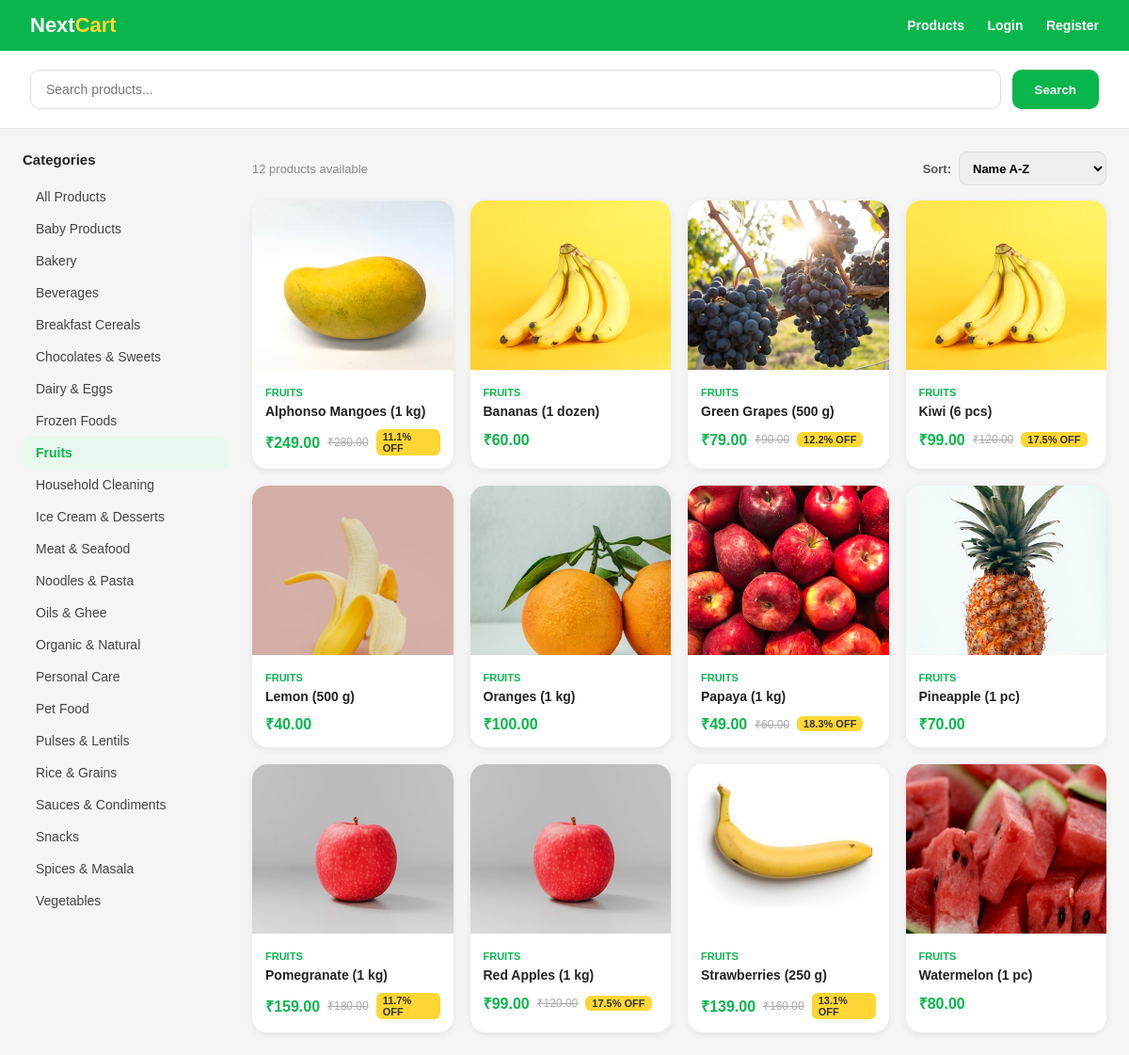
Page /products/?category=fruits on the committed database.
### apps/products/models.py (models this page shows, shortened)
class Category(models.Model):
    name = models.CharField(max_length=100, unique=True, db_index=True)
    slug = models.SlugField(max_length=120, unique=True, db_index=True, blank=True)
    description = models.TextField(blank=True, null=True)
    is_active = models.BooleanField(default=True)
    created_at = models.DateTimeField(auto_now_add=True)
    updated_at = models.DateTimeField(auto_now=True)
    class Meta:
        db_table = 'categories'
        verbose_name = 'Category'
        verbose_name_plural = 'Categories'
        ordering = ['name']
    def __init__(self, *args, **kwargs):
        super().__init__(*args, **kwargs)
        self.__original_name = self.name

class Product(models.Model):
    category = models.ForeignKey(
        Category,
        on_delete=models.PROTECT,
        related_name='products'
    )
    name = models.CharField(max_length=255, db_index=True)
    slug = models.SlugField(max_length=300, unique=True, blank=True, db_index=True)
    sku = models.CharField(max_length=100, unique=True, blank=True)
    description = models.TextField(blank=True, null=True)
    price = models.DecimalField(max_digits=10, decimal_places=2)
    sale_price = models.DecimalField(max_digits=10, decimal_places=2, blank=True, null=True)
    stock_quantity = models.PositiveIntegerField(default=0)
    is_available = models.BooleanField(default=True)
    created_at = models.DateTimeField(auto_now_add=True)
    updated_at = models.DateTimeField(auto_now=True)
    class Meta:
        db_table = 'products'
        ordering = ['name']
        verbose_name = 'Product'
        verbose_name_plural = 'Products'
    def __init__(self, *args, **kwargs):
        super().__init__(*args, **kwargs)
        self.__original_name = self.name
    @property
    def in_stock(self):
        return self.is_available and self.stock_quantity > 0
    @property
    def effective_price(self):
        return self.sale_price if self.sale_price else self.price
    @property
    def discount_percentage(self):
        if self.sale_price and self.sale_price < self.price:
            return round((1 - self.sale_price / self.price) * 100, 1)
        return 0

class ProductImage(models.Model):
    product = models.ForeignKey(
        Product,
        on_delete=models.CASCADE,
        related_name='images'
    )
    image = models.ImageField(upload_to='products/%Y/%m/')
    is_primary = models.BooleanField(default=False)
    created_at = models.DateTimeField(auto_now_add=True)
    class Meta:
        db_table = 'product_images'

### apps/products/views.py (the view)
# urls.py: path('', views.ProductListView.as_view(), name='product_list'),
class ProductListView(View):
    def get(self, request):
        products = Product.objects.filter(is_available=True).select_related('category').prefetch_related('images')
        category_slug = request.GET.get('category')
        selected_category = None
        if category_slug:
            selected_category = get_object_or_404(Category, slug=category_slug, is_active=True)
            products = products.filter(category=selected_category)
        query = request.GET.get('q')
        if query:
            products = products.filter(name__icontains=query)
        sort = request.GET.get('sort', 'name')
        sort_map = {
            'price_asc':  'price',
            'price_desc': '-price',
            'newest':     '-created_at',
            'name':       'name',
        }
        products = products.order_by(sort_map.get(sort, 'name'))
        paginator = Paginator(products, 12)
        page = request.GET.get('page', 1)
        products = paginator.get_page(page)
        categories = Category.objects.filter(is_active=True)
        context = {
            'products': products,
            'categories': categories,
            'selected_category': selected_category,
            'query': query or '',
            'sort': sort,
        }
        return render(request, 'products/product_list.html', context)

### templates/products/product_list.html (shortened to what this page needs)
{% load static %}
<!DOCTYPE html>
<html lang="en">
<head>
    <link rel="stylesheet" href="{% static 'css/products/product_list.css' %}">
</head>
<body>
<nav class="navbar">
    <a href="/" class="logo">Next<span>Cart</span></a>
    <div class="nav-links">
        <a href="{% url 'products:product_list' %}">Products</a>
        {% if request.user.is_authenticated %}
            <a href="{% url 'accounts:logout' %}">Logout</a>
        {% else %}
            <a href="{% url 'accounts:login' %}">Login</a>
            <a href="{% url 'accounts:register' %}">Register</a>
        {% endif %}
    </div>
</nav>
<div class="search-bar">
    <form method="GET" style="display:flex;flex:1;gap:12px;">
        <input type="text" name="q" value="{{ query }}" placeholder="Search products...">
        <button type="submit">Search</button>
    </form>
</div>
<div class="container">
    <div class="sidebar">
        <h3>Categories</h3>
        <ul class="category-list">
            <li>
                <a href="{% url 'products:product_list' %}"
                   class="{% if not selected_category %}active{% endif %}">
                   All Products
                </a>
            </li>
            {% for cat in categories %}
            <li>
                <a href="{% url 'products:product_list' %}?category={{ cat.slug }}"
                   class="{% if selected_category.slug == cat.slug %}active{% endif %}">
                   {{ cat.name }}
                </a>
            </li>
            {% endfor %}
        </ul>
    </div>
    <div class="main">
        <div class="results-info" style="display:flex;align-items:center;justify-content:space-between;margin-bottom:16px;flex-wrap:wrap;gap:10px;">
            <span>
                {% if query %}
                    "{{ query }}" ke liye {{ products.paginator.count }} result{{ products.paginator.count|pluralize }}
                {% else %}
                    {{ products.paginator.count }} product{{ products.paginator.count|pluralize }} available
                {% endif %}
            </span>
            <form method="GET" style="display:flex;align-items:center;gap:8px;">
                <label style="font-size:13px;font-weight:600;color:#555;">Sort:</label>
                <select name="sort" onchange="this.form.submit()"
                    style="height:36px;padding:0 10px;border:1.5px solid #ddd;border-radius:9px;font-size:13px;font-weight:600;outline:none;cursor:pointer;">
                    <option value="name"       {% if sort == 'name' %}selected{% endif %}>Name A-Z</option>
                </select>
            </form>
        </div>
        {% if products %}
        <div class="products-grid">
            {% for product in products %}
            <a href="{% url 'products:product_detail' product.slug %}"
               class="product-card {% if not product.in_stock %}out-of-stock{% endif %}">
                {% with product.images.all as imgs %}
                    {% if imgs %}
                        <img src="{{ imgs.0.image.url }}" alt="{{ product.name }}">
                    {% else %}
                        <div class="no-image">No Image</div>
                    {% endif %}
                {% endwith %}
                <div class="card-body">
                    <div class="category-tag">{{ product.category.name }}</div>
                    <div class="name">{{ product.name }}</div>
                    <div class="price-row">
                        <span class="price">₹{{ product.effective_price }}</span>
                        {% if product.sale_price %}
                            <span class="original-price">₹{{ product.price }}</span>
                            <span class="badge">{{ product.discount_percentage }}% OFF</span>
                        {% endif %}
                    </div>
                </div>
            </a>
            {% endfor %}
        </div>
        {% else %}
        <div class="empty">
            <h3>Koi product nahi mila</h3>
            <p>Search ya category change karo</p>
        </div>
        {% endif %}
    </div>
</div>
</body>
</html>

### static/css/products/product_list.css (style rules this page uses)
* { margin: 0; padding: 0; box-sizing: border-box; font-family: Arial, sans-serif; }
body { background: #f5f5f5; }
.navbar { background: #08b64c; padding: 14px 32px; display: flex; align-items: center; justify-content: space-between; }
.navbar .logo { color: #fff; font-size: 22px; font-weight: 900; text-decoration: none; }
.navbar .logo span { color: #ffd633; }
.nav-links a { color: #fff; text-decoration: none; margin-left: 20px; font-weight: 600; font-size: 14px; }
.search-bar { background: #fff; padding: 20px 32px; border-bottom: 1px solid #e8e8e8; display: flex; gap: 12px; }
.search-bar input { flex: 1; height: 42px; padding: 0 16px; border: 1px solid #ddd; border-radius: 10px; font-size: 14px; outline: none; }
.search-bar button { height: 42px; padding: 0 24px; background: #08b64c; color: #fff; border: none; border-radius: 10px; font-weight: 700; cursor: pointer; }
.container { display: flex; max-width: 1400px; margin: 24px auto; padding: 0 24px; gap: 24px; }
.sidebar { width: 220px; flex-shrink: 0; }
.sidebar h3 { font-size: 15px; font-weight: 800; margin-bottom: 14px; color: #222; }
.category-list { list-style: none; }
.category-list li a { display: block; padding: 9px 14px; border-radius: 10px; text-decoration: none; color: #444; font-size: 14px; font-weight: 500; }
.category-list li a:hover, .category-list li a.active { background: #e8f9ef; color: #08b64c; font-weight: 700; }
.main { flex: 1; }
.results-info { font-size: 13px; color: #888; margin-bottom: 16px; }
.products-grid { display: grid; grid-template-columns: repeat(auto-fill, minmax(200px, 1fr)); gap: 18px; }
.product-card { background: #fff; border-radius: 16px; overflow: hidden; box-shadow: 0 2px 8px rgba(0,0,0,.07); transition: .2s; text-decoration: none; color: inherit; display: block; }
.product-card img { width: 100%; height: 180px; object-fit: cover; }
.product-card .card-body { padding: 14px; }
.product-card .category-tag { font-size: 11px; color: #08b64c; font-weight: 700; text-transform: uppercase; margin-bottom: 5px; }
.product-card .name { font-size: 14px; font-weight: 700; color: #222; margin-bottom: 8px; line-height: 1.4; }
.product-card .price-row { display: flex; align-items: center; gap: 8px; }
.product-card .price { font-size: 16px; font-weight: 900; color: #08b64c; }
.product-card .original-price { font-size: 12px; color: #aaa; text-decoration: line-through; }
.product-card .badge { font-size: 11px; background: #ffd633; color: #333; font-weight: 700; padding: 2px 7px; border-radius: 6px; }

### rows in the picture
Category: name "Baby Products"
Category: name "Bakery"
Category: name "Beverages"
Category: name "Breakfast Cereals"
Category: name "Chocolates & Sweets"
Category: name "Dairy & Eggs"
Category: name "Frozen Foods"
Category: name "Fruits"
Category: name "Household Cleaning"
Category: name "Ice Cream & Desserts"
Category: name "Meat & Seafood"
Category: name "Noodles & Pasta"
Category: name "Oils & Ghee"
Category: name "Organic & Natural"
Category: name "Personal Care"
Category: name "Pet Food"
Category: name "Pulses & Lentils"
Category: name "Rice & Grains"
Category: name "Sauces & Condiments"
Category: name "Snacks"
Category: name "Spices & Masala"
Category: name "Vegetables"
Product: images.all.0.image (picture), category.name "FRUITS", name "Alphonso Mangoes (1 kg)", effective_price "249.00", price "280.00", discount_percentage "11.1"
Product: images.all.0.image (picture), category.name "FRUITS", name "Bananas (1 dozen)", effective_price "60.00"
Product: images.all.0.image (picture), category.name "FRUITS", name "Green Grapes (500 g)", effective_price "79.00", price "90.00", discount_percentage "12.2"
Product: images.all.0.image (picture), category.name "FRUITS", name "Kiwi (6 pcs)", effective_price "99.00", price "120.00", discount_percentage "17.5"
Product: images.all.0.image (picture), category.name "FRUITS", name "Lemon (500 g)", effective_price "40.00"
Product: images.all.0.image (picture), category.name "FRUITS", name "Oranges (1 kg)", effective_price "100.00"
Product: images.all.0.image (picture), category.name "FRUITS", name "Papaya (1 kg)", effective_price "49.00", price "60.00", discount_percentage "18.3"
Product: images.all.0.image (picture), category.name "FRUITS", name "Pineapple (1 pc)", effective_price "70.00"
Product: images.all.0.image (picture), category.name "FRUITS", name "Pomegranate (1 kg)", effective_price "159.00", price "180.00", discount_percentage "11.7"
Product: images.all.0.image (picture), category.name "FRUITS", name "Red Apples (1 kg)", effective_price "99.00", price "120.00", discount_percentage "17.5"
Product: images.all.0.image (picture), category.name "FRUITS", name "Strawberries (250 g)", effective_price "139.00", price "160.00", discount_percentage "13.1"
Product: images.all.0.image (picture), category.name "FRUITS", name "Watermelon (1 pc)", effective_price "80.00"

### other values in the picture
{{ products.paginator.count }} "12"
